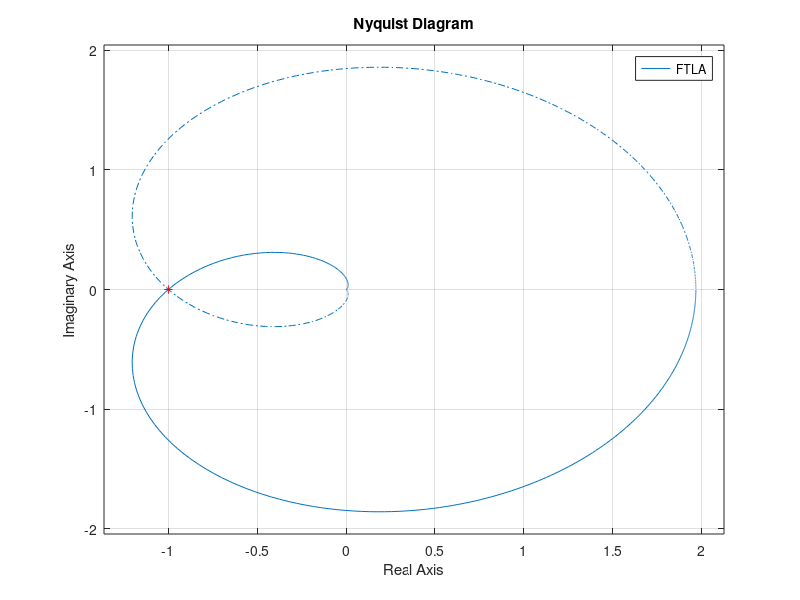
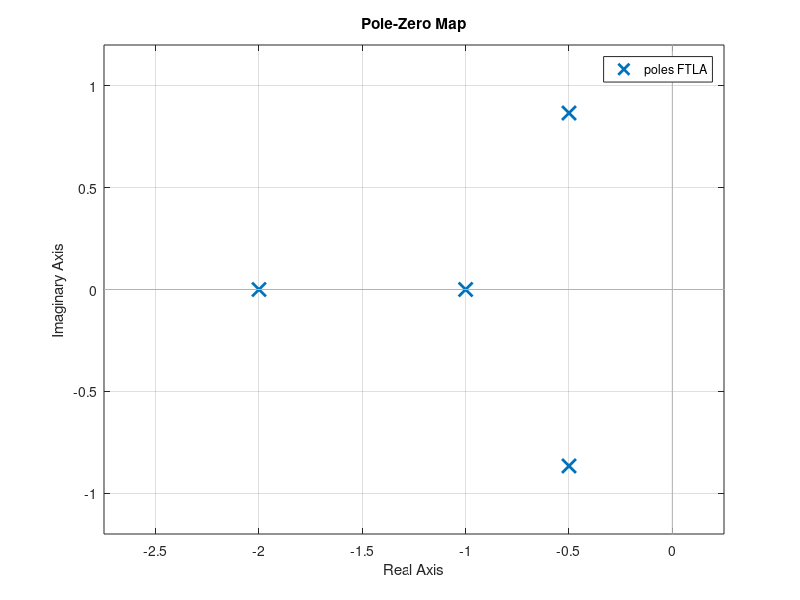
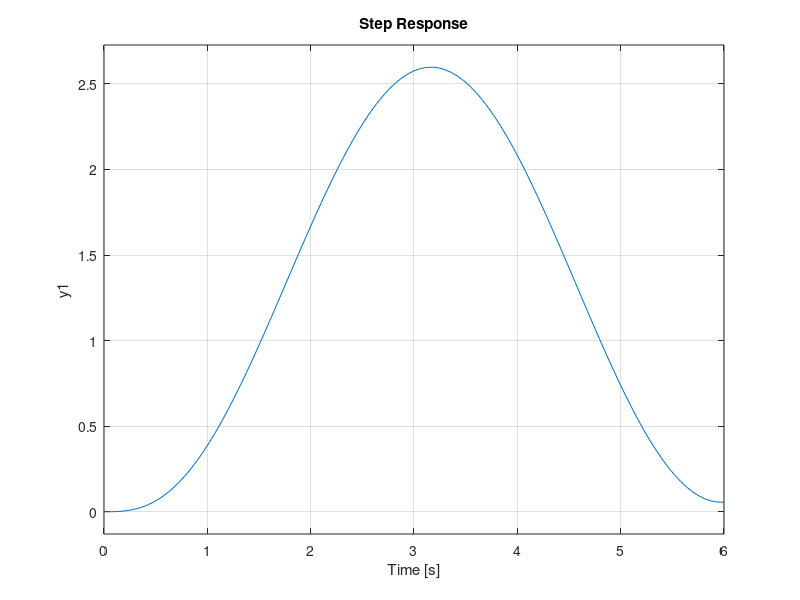
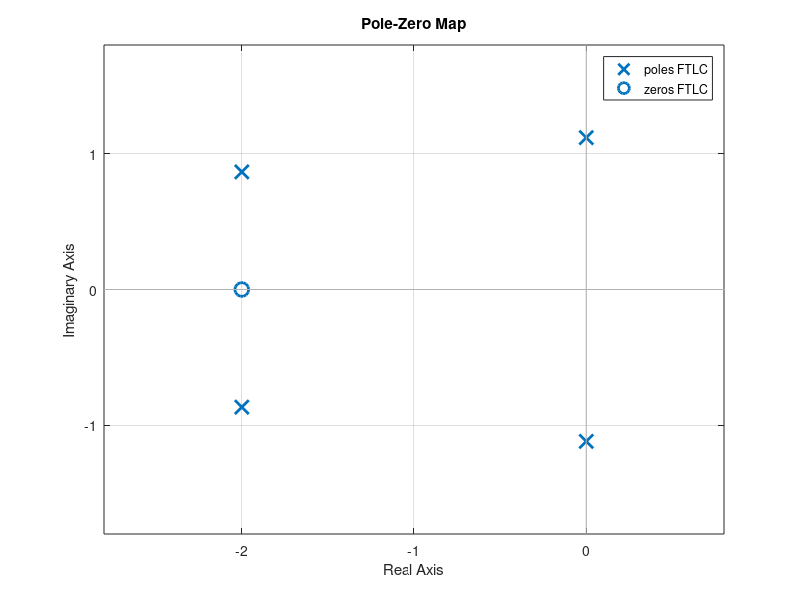

MATLAB code for these plots, in order:
%% Nyquist - Sistema Criticamente Estable de Fase Minima

k = 3.9375;
num = [k];
den = [1 4 6 5 2];
FTLA = tf(num, den);
figure(1)
    nyquist(FTLA);
    % cae justo en (-1;0), lo hace critic. estable
figure(2)
    pzmap(FTLA)

num = [k 2*k];
den = [1 4 6 5 2+k];
FTLC = tf(num, den);
figure(3)
    step(FTLC)
figure(4)
    pzmap(FTLC)
    % tenemos 2 polos en LC sobre el eje imaginario, oscila de manera
        % indefinida, aun asi es de fase minima
    
